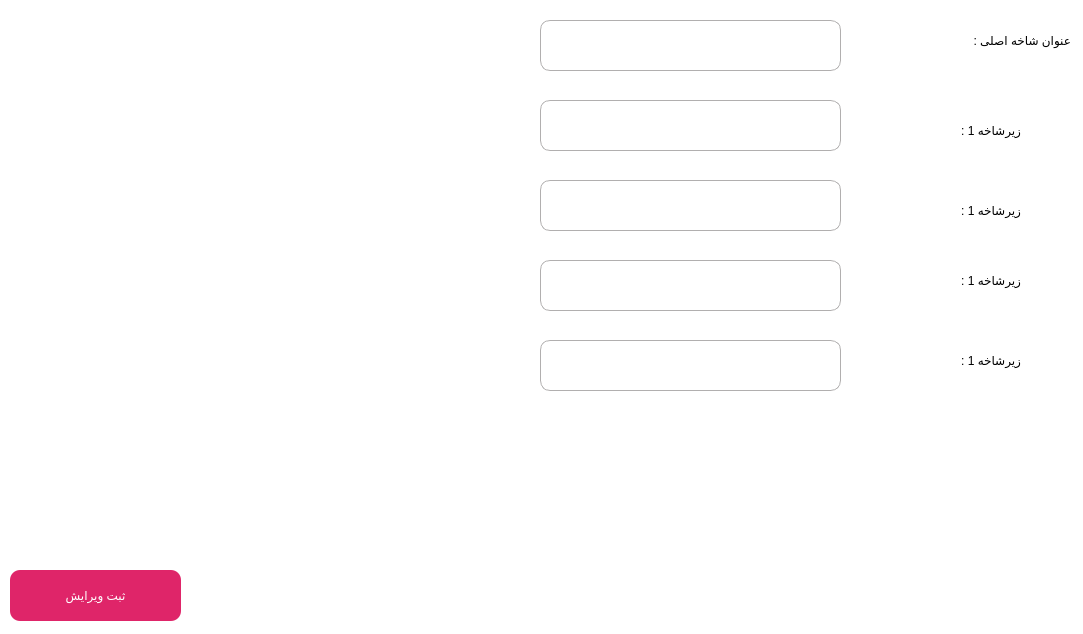
<?xml version="1.0" encoding="UTF-8"?>
<ui version="4.0">
 <class>mainWindow</class>
 <widget class="QDialog" name="mainWindow">
  <property name="geometry">
   <rect>
    <x>0</x>
    <y>0</y>
    <width>1083</width>
    <height>634</height>
   </rect>
  </property>
  <property name="windowTitle">
   <string>Dialog</string>
  </property>
  <property name="styleSheet">
   <string notr="true">#mainWindow{
background-color : #fff
}</string>
  </property>
  <widget class="QLabel" name="label">
   <property name="geometry">
    <rect>
     <x>870</x>
     <y>20</y>
     <width>201</width>
     <height>41</height>
    </rect>
   </property>
   <property name="styleSheet">
    <string notr="true">font: 18pt &quot;B Koodak&quot;;</string>
   </property>
   <property name="text">
    <string>عنوان شاخه اصلی : </string>
   </property>
  </widget>
  <widget class="QLineEdit" name="mainCat_input">
   <property name="geometry">
    <rect>
     <x>540</x>
     <y>20</y>
     <width>301</width>
     <height>51</height>
    </rect>
   </property>
   <property name="styleSheet">
    <string notr="true">#mainCat_input{
border : 1px solid #b1afaf;
border-radius : 10%;
font: 18pt &quot;Century Gothic&quot;;
}
#mainCat_input:focus{
border : 1px solid #df2569;
}</string>
   </property>
  </widget>
  <widget class="QLabel" name="label_2">
   <property name="geometry">
    <rect>
     <x>900</x>
     <y>110</y>
     <width>121</width>
     <height>41</height>
    </rect>
   </property>
   <property name="styleSheet">
    <string notr="true">font: 15pt &quot;B nazanin&quot;;</string>
   </property>
   <property name="text">
    <string>زیرشاخه 1 :</string>
   </property>
  </widget>
  <widget class="QLineEdit" name="subCat">
   <property name="geometry">
    <rect>
     <x>540</x>
     <y>100</y>
     <width>301</width>
     <height>51</height>
    </rect>
   </property>
   <property name="styleSheet">
    <string notr="true">#subCat{
border : 1px solid #b1afaf;
border-radius : 10%;
font: 18pt &quot;Century Gothic&quot;;
}
#subCat:focus{
border : 1px solid #df2569;
}</string>
   </property>
  </widget>
  <widget class="QLineEdit" name="subCat_2">
   <property name="geometry">
    <rect>
     <x>540</x>
     <y>180</y>
     <width>301</width>
     <height>51</height>
    </rect>
   </property>
   <property name="styleSheet">
    <string notr="true">#subCat_2{
border : 1px solid #b1afaf;
border-radius : 10%;
font: 18pt &quot;Century Gothic&quot;;
}
#subCat_2:focus{
border : 1px solid #df2569;
}</string>
   </property>
  </widget>
  <widget class="QLabel" name="label_3">
   <property name="geometry">
    <rect>
     <x>900</x>
     <y>190</y>
     <width>121</width>
     <height>41</height>
    </rect>
   </property>
   <property name="styleSheet">
    <string notr="true">font: 15pt &quot;B nazanin&quot;;</string>
   </property>
   <property name="text">
    <string>زیرشاخه 1 :</string>
   </property>
  </widget>
  <widget class="QLabel" name="label_4">
   <property name="geometry">
    <rect>
     <x>900</x>
     <y>340</y>
     <width>121</width>
     <height>41</height>
    </rect>
   </property>
   <property name="styleSheet">
    <string notr="true">font: 15pt &quot;B nazanin&quot;;</string>
   </property>
   <property name="text">
    <string>زیرشاخه 1 :</string>
   </property>
  </widget>
  <widget class="QLineEdit" name="subCat_3">
   <property name="geometry">
    <rect>
     <x>540</x>
     <y>260</y>
     <width>301</width>
     <height>51</height>
    </rect>
   </property>
   <property name="styleSheet">
    <string notr="true">#subCat_3{
border : 1px solid #b1afaf;
border-radius : 10%;
font: 18pt &quot;Century Gothic&quot;;
}
#subCat_3:focus{
border : 1px solid #df2569;
}</string>
   </property>
  </widget>
  <widget class="QLineEdit" name="subCat_4">
   <property name="geometry">
    <rect>
     <x>540</x>
     <y>340</y>
     <width>301</width>
     <height>51</height>
    </rect>
   </property>
   <property name="styleSheet">
    <string notr="true">#subCat_4{
border : 1px solid #b1afaf;
border-radius : 10%;
font: 18pt &quot;Century Gothic&quot;;
}
#subCat_4:focus{
border : 1px solid #df2569;
}</string>
   </property>
  </widget>
  <widget class="QLabel" name="label_5">
   <property name="geometry">
    <rect>
     <x>900</x>
     <y>260</y>
     <width>121</width>
     <height>41</height>
    </rect>
   </property>
   <property name="styleSheet">
    <string notr="true">font: 15pt &quot;B nazanin&quot;;</string>
   </property>
   <property name="text">
    <string>زیرشاخه 1 :</string>
   </property>
  </widget>
  <widget class="QLabel" name="label_6">
   <property name="geometry">
    <rect>
     <x>460</x>
     <y>100</y>
     <width>51</width>
     <height>51</height>
    </rect>
   </property>
   <property name="text">
    <string/>
   </property>
   <property name="pixmap">
    <pixmap>../Tools/imgs/deleteIcon.jpg</pixmap>
   </property>
  </widget>
  <widget class="QLabel" name="label_7">
   <property name="geometry">
    <rect>
     <x>460</x>
     <y>180</y>
     <width>51</width>
     <height>51</height>
    </rect>
   </property>
   <property name="text">
    <string/>
   </property>
   <property name="pixmap">
    <pixmap>../Tools/imgs/deleteIcon.jpg</pixmap>
   </property>
  </widget>
  <widget class="QLabel" name="label_8">
   <property name="geometry">
    <rect>
     <x>460</x>
     <y>260</y>
     <width>51</width>
     <height>51</height>
    </rect>
   </property>
   <property name="text">
    <string/>
   </property>
   <property name="pixmap">
    <pixmap>../Tools/imgs/deleteIcon.jpg</pixmap>
   </property>
  </widget>
  <widget class="QLabel" name="label_9">
   <property name="geometry">
    <rect>
     <x>460</x>
     <y>340</y>
     <width>51</width>
     <height>51</height>
    </rect>
   </property>
   <property name="text">
    <string/>
   </property>
   <property name="pixmap">
    <pixmap>../Tools/imgs/deleteIcon.jpg</pixmap>
   </property>
  </widget>
  <widget class="QLabel" name="label_10">
   <property name="geometry">
    <rect>
     <x>20</x>
     <y>70</y>
     <width>181</width>
     <height>51</height>
    </rect>
   </property>
   <property name="text">
    <string/>
   </property>
   <property name="pixmap">
    <pixmap>../Tools/imgs/addNewSubCat.jpg</pixmap>
   </property>
  </widget>
  <widget class="QPushButton" name="addNewSubCat_btn">
   <property name="geometry">
    <rect>
     <x>20</x>
     <y>70</y>
     <width>181</width>
     <height>51</height>
    </rect>
   </property>
   <property name="cursor">
    <cursorShape>PointingHandCursor</cursorShape>
   </property>
   <property name="styleSheet">
    <string notr="true">background-color : transparent;
border : none;</string>
   </property>
   <property name="text">
    <string/>
   </property>
  </widget>
  <widget class="QLabel" name="label_11">
   <property name="geometry">
    <rect>
     <x>20</x>
     <y>140</y>
     <width>181</width>
     <height>51</height>
    </rect>
   </property>
   <property name="text">
    <string/>
   </property>
   <property name="pixmap">
    <pixmap>../Tools/imgs/deleteMainCatIcon.jpg</pixmap>
   </property>
  </widget>
  <widget class="QPushButton" name="removeMainCat_btn">
   <property name="geometry">
    <rect>
     <x>20</x>
     <y>140</y>
     <width>181</width>
     <height>51</height>
    </rect>
   </property>
   <property name="cursor">
    <cursorShape>PointingHandCursor</cursorShape>
   </property>
   <property name="styleSheet">
    <string notr="true">background-color : transparent;
border : none;</string>
   </property>
   <property name="text">
    <string/>
   </property>
  </widget>
  <widget class="QLabel" name="label_12">
   <property name="geometry">
    <rect>
     <x>20</x>
     <y>10</y>
     <width>51</width>
     <height>51</height>
    </rect>
   </property>
   <property name="text">
    <string/>
   </property>
   <property name="pixmap">
    <pixmap>../Tools/imgs/refresh_btn.jpg</pixmap>
   </property>
  </widget>
  <widget class="QPushButton" name="refresh_btn">
   <property name="geometry">
    <rect>
     <x>20</x>
     <y>10</y>
     <width>51</width>
     <height>51</height>
    </rect>
   </property>
   <property name="cursor">
    <cursorShape>PointingHandCursor</cursorShape>
   </property>
   <property name="styleSheet">
    <string notr="true">background-color : transparent;
border : none;</string>
   </property>
   <property name="text">
    <string/>
   </property>
  </widget>
  <widget class="QPushButton" name="confirmEdit_btn">
   <property name="geometry">
    <rect>
     <x>10</x>
     <y>570</y>
     <width>171</width>
     <height>51</height>
    </rect>
   </property>
   <property name="cursor">
    <cursorShape>PointingHandCursor</cursorShape>
   </property>
   <property name="styleSheet">
    <string notr="true">#confirmEdit_btn{
border-radius : 10%;
background-color: #df2569;
color : #fff;
font: 12pt &quot;IRANSans&quot;;
}</string>
   </property>
   <property name="text">
    <string>ثبت ویرایش</string>
   </property>
  </widget>
 </widget>
 <resources/>
 <connections/>
</ui>
